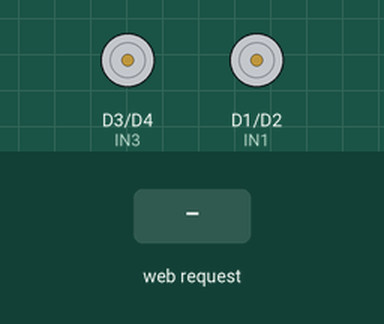
This sketch was run on a simulated ESP8266 (NodeMCU). On the bench: motor-driver pin pairs drawn as motors (green arrow = first pin HIGH = forward, orange = second pin HIGH = backward, longer = more drive). Inputs (shaded band) come from the test bench. WiFi joins after 1.5 s; servers stay silent unless stated; what the sketch prints to the serial monitor is not drawn.

Above: at 2.7 s.
2.8 s: HTTP request GET /F received
At 3.2 s:
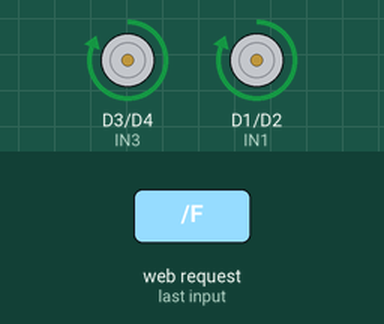
4.3 s: HTTP request GET /B received
At 5.5 s:
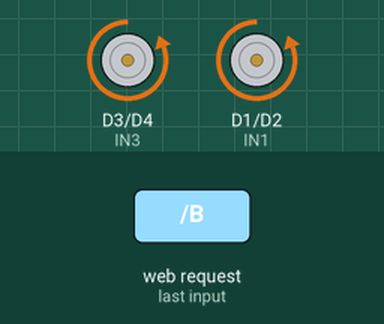
5.8 s: HTTP request GET /L received
At 6.7 s:
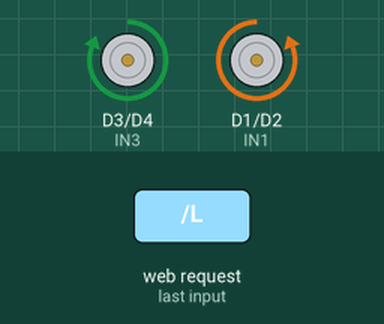
7.3 s: HTTP request GET /R received
At 7.8 s:
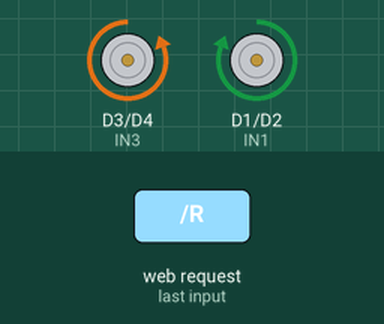
8.8 s: HTTP request GET /S received
At 10.2 s:
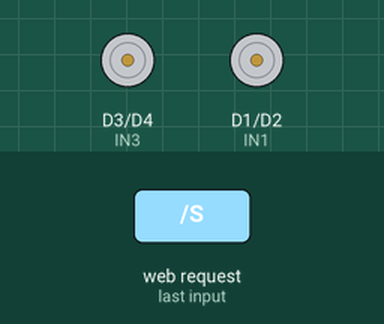
Timing chart, 0 to 11.3 s (numbered marks = the images above; inputs shaded):
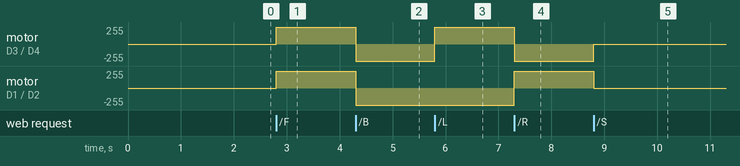

Measured:
- after the input at 2.8 s, motor on D3 (IN3) / D4 (IN4), motor on D1 (IN1) / D2 (IN2): stopped → forward 255/255 at once
- after the input at 4.3 s, motor on D3 (IN3) / D4 (IN4), motor on D1 (IN1) / D2 (IN2): forward 255/255 → backward 255/255 at once
- after the input at 5.8 s, motor on D3 (IN3) / D4 (IN4): backward 255/255 → forward 255/255 at once
- after the input at 7.3 s, motor on D3 (IN3) / D4 (IN4): forward 255/255 → backward 255/255 at once; motor on D1 (IN1) / D2 (IN2): backward 255/255 → forward 255/255 at once
- after the input at 8.8 s, motor on D3 (IN3) / D4 (IN4): backward 255/255 → stopped at once; motor on D1 (IN1) / D2 (IN2): forward 255/255 → stopped at once

The sketch:

Medinova_software.ino
```cpp
#include <ESP8266WiFi.h>

const char* ssid = "YourWiFiName";
const char* password = "YourWiFiPassword";

#define IN1 D1
#define IN2 D2
#define IN3 D3
#define IN4 D4

WiFiServer server(80);

void setup() {
  Serial.begin(115200);

  pinMode(IN1, OUTPUT);
  pinMode(IN2, OUTPUT);
  pinMode(IN3, OUTPUT);
  pinMode(IN4, OUTPUT);

  // Connect to WiFi
  Serial.print("Connecting to ");
  Serial.println(ssid);
  WiFi.begin(ssid, password);
  while (WiFi.status() != WL_CONNECTED) {
    delay(500);
    Serial.print(".");
  }

  Serial.println("\nWiFi connected!");
  Serial.print("Car IP Address: ");
  Serial.println(WiFi.localIP());

  server.begin();
}

void loop() {
  WiFiClient client = server.available();
  if (!client) return;

  String request = client.readStringUntil('\r');
  client.flush();

  if (request.indexOf("/F") != -1) forward();
  else if (request.indexOf("/B") != -1) backward();
  else if (request.indexOf("/L") != -1) left();
  else if (request.indexOf("/R") != -1) right();
  else if (request.indexOf("/S") != -1) stop();

  // Web remote interface
  String html = R"rawliteral(
<html>
<head>
<title>WiFi Car Remote</title>
<style>
button {width:80px;height:80px;font-size:20px;margin:5px;}
.container {text-align:center;margin-top:50px;}
</style>
</head>
<body>
<div class="container">
<h2>WiFi Car Remote</h2><br>
<a href="/F"><button>↑ Forward</button></a><br>
<a href="/L"><button>← Left</button></a>
<a href="/S"><button>■ Stop</button></a>
<a href="/R"><button>→ Right</button></a><br>
<a href="/B"><button>↓ Backward</button></a>
</div>
</body>
</html>
)rawliteral";

  client.print("HTTP/1.1 200 OK\r\nContent-Type: text/html\r\n\r\n");
  client.print(html);
}

// Motor control functions
void forward() {
  digitalWrite(IN1, HIGH); digitalWrite(IN2, LOW);
  digitalWrite(IN3, HIGH); digitalWrite(IN4, LOW);
}
void backward() {
  digitalWrite(IN1, LOW); digitalWrite(IN2, HIGH);
  digitalWrite(IN3, LOW); digitalWrite(IN4, HIGH);
}
void left() {
  digitalWrite(IN1, LOW); digitalWrite(IN2, HIGH);  // Left wheel backward
  digitalWrite(IN3, HIGH); digitalWrite(IN4, LOW);  // Right wheel forward
}
void right() {
  digitalWrite(IN1, HIGH); digitalWrite(IN2, LOW);  // Left wheel forward
  digitalWrite(IN3, LOW); digitalWrite(IN4, HIGH);  // Right wheel backward
}
void stop() {
  digitalWrite(IN1, LOW); digitalWrite(IN2, LOW);
  digitalWrite(IN3, LOW); digitalWrite(IN4, LOW);
}
```
